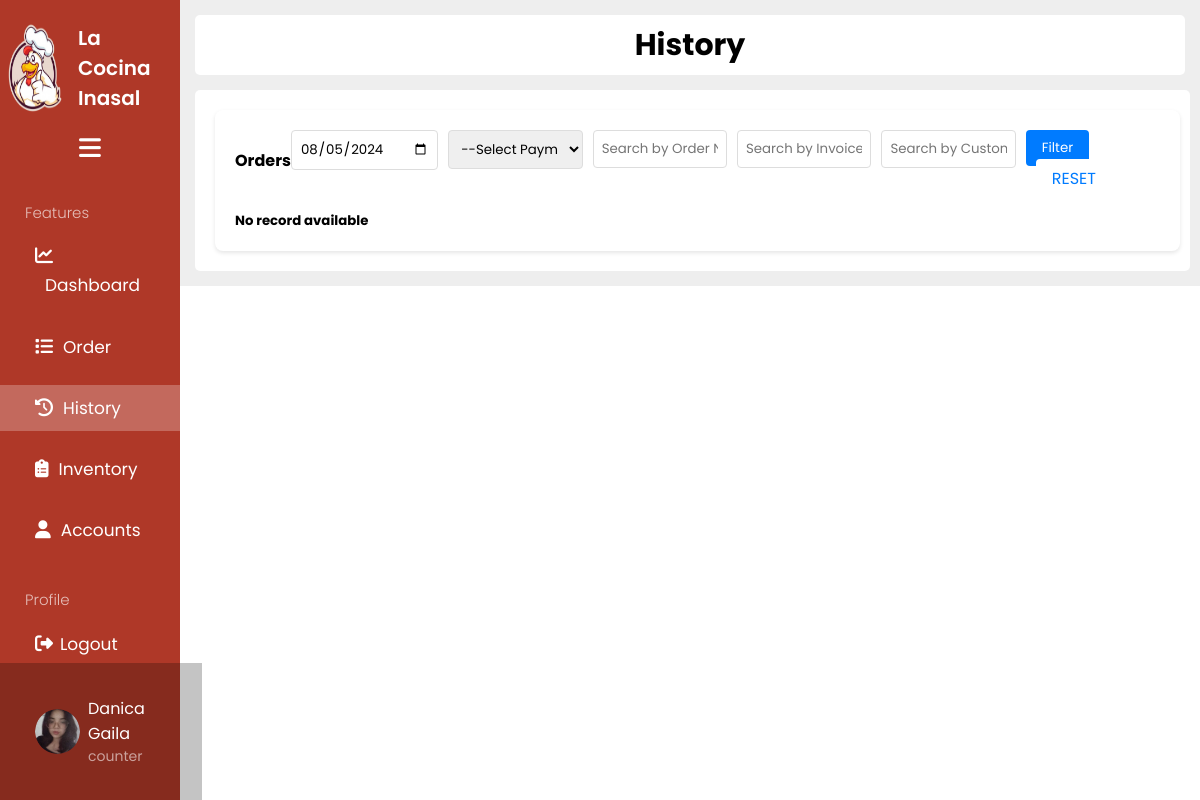
/content/history.php?date=2024-08-05 (signed in), run on an earlier commit of the app's database.
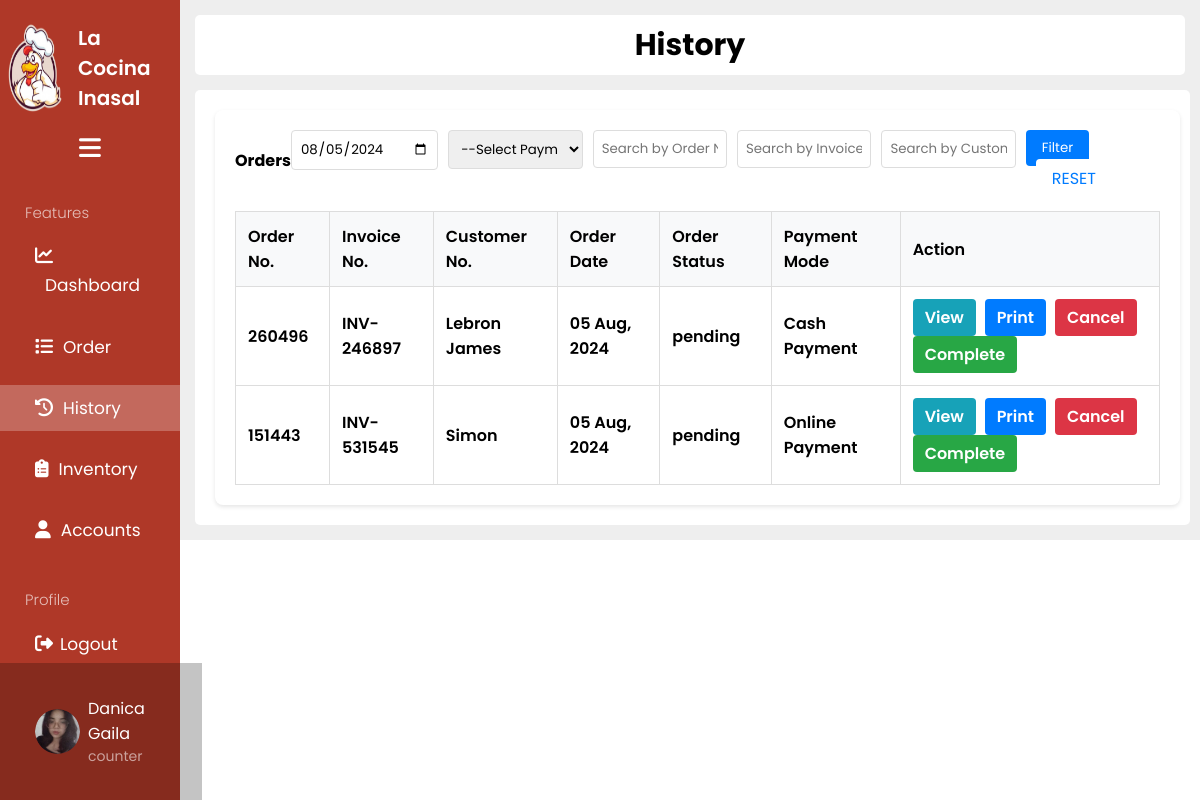
And on a later commit of the database.
### tables this page shows
CREATE TABLE `orders` (
  `id` int(11) NOT NULL,
  `customer_id` int(11) NOT NULL,
  `customer_name` varchar(255) NOT NULL,
  `tracking_no` varchar(100) NOT NULL,
  `invoice_no` varchar(100) NOT NULL,
  `total_amount` varchar(100) NOT NULL,
  `order_date` date NOT NULL,
  `order_status` varchar(100) DEFAULT NULL,
  `payment_mode` varchar(100) NOT NULL,
  `order_placed_by_id` varchar(50) NOT NULL
);

CREATE TABLE `customers` (
  `id` int(11) NOT NULL,
  `name` varchar(255) NOT NULL,
  `email` varchar(255) NOT NULL,
  `phone` varchar(255) DEFAULT 'NONE'
);

### config/function.php (called while the page is built, shortened)
<?php
require 'dbconnect.php';
function validate($inputData)
{
    global $conn;
    $validatedData = mysqli_real_escape_string($conn, $inputData);
    return trim($validatedData);
}

### content/history.php (the view, shortened to what the changed rows need)
<?php include 'partials/header.php'; ?>
<head>
    <link rel="stylesheet" href="../css/dashboard.css">
    <link rel="stylesheet" href="../css/history.css">
<body>
    <div class="dashboard_container">
        <div class="dashboard_mainbar" id="dashboard_mainbar">
            <div class="main_container">
                <div class="container">
                    <div class="history-card">
                        <div class="history-card-body">
                            <?php
                            $orderDate = isset($_GET['date']) ? validate($_GET['date']) : '';
                            $conditions = [];
                            if ($orderDate != '') $conditions[] = "o.order_date='$orderDate'";
                            $query = "SELECT o.*, c.* FROM orders o JOIN customers c ON c.id = o.customer_id";
                            if (!empty($conditions)) {
                                $query .= " WHERE " . implode(' AND ', $conditions);
                            }
                            $query .= " ORDER BY o.id DESC";
                            $orders = mysqli_query($conn, $query);
                            if ($orders) {
                                if (mysqli_num_rows($orders) > 0) {
                            ?>
                                    <table class="history-table">
                                        <thead>
                                            <tr>
                                                <th>Order No.</th>
                                                <th>Invoice No.</th>
                                                <th>Customer No.</th>
                                                <th>Order Date</th>
                                                <th>Order Status</th>
                                                <th>Payment Mode</th>
                                                <th>Action</th>
                                            </tr>
                                        </thead>
                                        <tbody>
                                            <?php foreach ($orders as $orderItem) : ?>
                                                <?php
                                                $rowClass = '';
                                                ?>
                                                <tr class="<?= $rowClass ?>">
                                                    <td class="fw-bold"><?= $orderItem['tracking_no']; ?></td>
                                                    <td><?= $orderItem['invoice_no']; ?></td>
                                                    <td><?= $orderItem['name']; ?></td>
                                                    <td><?= date('d M, Y', strtotime($orderItem['order_date'])); ?></td>
                                                    <td class="status"><?= $orderItem['order_status']; ?></td>
                                                    <td><?= $orderItem['payment_mode']; ?></td>
                                                    <td>
                                                        <a href="orders-view.php?track=<?= $orderItem['tracking_no']; ?>" class="btn-action view">View</a>
                                                        <a href="orders-view-print.php?track=<?= $orderItem['tracking_no']; ?>" class="btn-action print">Print</a>
                                                        <a href="orders-cancel.php?track=<?= $orderItem['tracking_no']; ?>" class="btn-action cancel">Cancel</a>
                                                        <a href="orders-complete.php?track=<?= $orderItem['tracking_no']; ?>" class="btn-action complete">Complete</a>
                                                    </td>
                                                </tr>
                                            <?php endforeach; ?>
                                        </tbody>
                                    </table>
                            <?php
                                } else {
                                    echo "<h5>No record available</h5>";
                                }
                            } else {
                                echo "<h5>Something went wrong</h5>";
                            }
                            ?>
                        </div>
                    </div>
                </div>
            </div>
        </div>
    </div>
    <?php include 'partials/footer.php'; ?>

What changed in the data, as far as the page shows it:
now on this page (row edited): orders: tracking_no "260496", invoice_no "INV-246897", customer.name "Lebron James", order_date "05 Aug, 2024", order_status "pending", payment_mode "Cash Payment"
now on this page (row edited): orders: tracking_no "151443", invoice_no "INV-531545", customer.name "Simon", order_date "05 Aug, 2024", order_status "pending", payment_mode "Online Payment"
Also different on the page:
text no longer shown: "No record available"
text now shown: "Order No. Invoice No. Customer No. Order Date Order Status Payment Mode Action"
